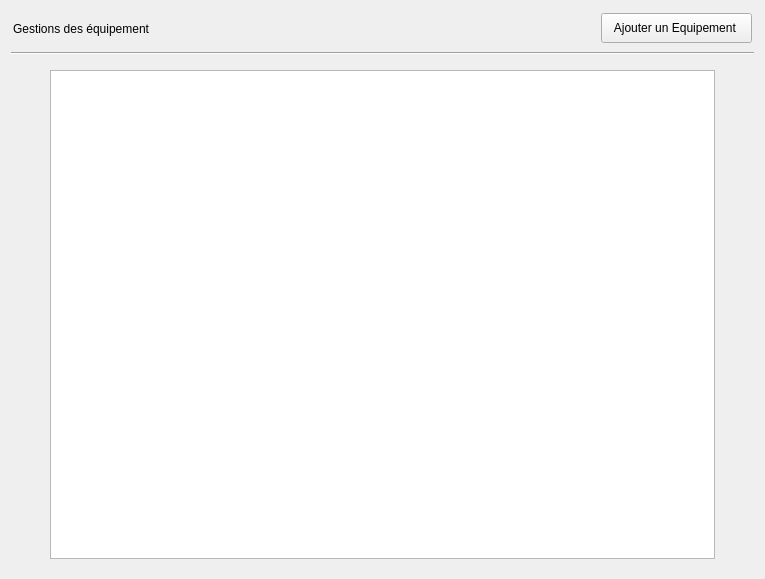
         <widget class="QWidget" name="page_equipement">
          <layout class="QVBoxLayout" name="verticalLayout_5">
           <item>
            <widget class="QWidget" name="zone_haut_fixe_btn_ajout_equipement" native="true">
             <property name="sizePolicy">
              <sizepolicy hsizetype="MinimumExpanding" vsizetype="Fixed">
               <horstretch>0</horstretch>
               <verstretch>0</verstretch>
              </sizepolicy>
             </property>
             <property name="minimumSize">
              <size>
               <width>0</width>
               <height>35</height>
              </size>
             </property>
             <layout class="QHBoxLayout" name="horizontalLayout_5">
              <property name="spacing">
               <number>2</number>
              </property>
              <property name="leftMargin">
               <number>2</number>
              </property>
              <property name="topMargin">
               <number>2</number>
              </property>
              <property name="rightMargin">
               <number>2</number>
              </property>
              <property name="bottomMargin">
               <number>2</number>
              </property>
              <item alignment="Qt::AlignmentFlag::AlignLeft">
               <widget class="QLabel" name="label_titre_page_equipement">
                <property name="sizePolicy">
                 <sizepolicy hsizetype="Fixed" vsizetype="Preferred">
                  <horstretch>0</horstretch>
                  <verstretch>0</verstretch>
                 </sizepolicy>
                </property>
                <property name="text">
                 <string>Gestions des équipement </string>
                </property>
               </widget>
              </item>
              <item alignment="Qt::AlignmentFlag::AlignRight">
               <widget class="QPushButton" name="btn_ajouter_equipement">
                <property name="sizePolicy">
                 <sizepolicy hsizetype="Fixed" vsizetype="Fixed">
                  <horstretch>0</horstretch>
                  <verstretch>0</verstretch>
                 </sizepolicy>
                </property>
                <property name="minimumSize">
                 <size>
                  <width>151</width>
                  <height>30</height>
                 </size>
                </property>
                <property name="cursor">
                 <cursorShape>PointingHandCursor</cursorShape>
                </property>
                <property name="text">
                 <string>Ajouter un Equipement </string>
                </property>
                <property name="icon">
                 <iconset resource="icones.qrc">
                  <normaloff>:/icon_blanc/plus-circle.svg</normaloff>:/icon_blanc/plus-circle.svg</iconset>
                </property>
               </widget>
              </item>
             </layout>
            </widget>
           </item>
           <item>
            <widget class="Line" name="line_7">
             <property name="orientation">
              <enum>Qt::Orientation::Horizontal</enum>
             </property>
            </widget>
           </item>
           <item>
            <widget class="QWidget" name="widget_12" native="true">
             <layout class="QHBoxLayout" name="horizontalLayout_11">
              <item>
               <spacer name="horizontalSpacer">
                <property name="orientation">
                 <enum>Qt::Orientation::Horizontal</enum>
                </property>
                <property name="sizeType">
                 <enum>QSizePolicy::Policy::Preferred</enum>
                </property>
                <property name="sizeHint" stdset="0">
                 <size>
                  <width>30</width>
                  <height>20</height>
                 </size>
                </property>
               </spacer>
              </item>
              <item>
               <widget class="QTableWidget" name="tableWidget_equipement">
                <property name="minimumSize">
                 <size>
                  <width>665</width>
                  <height>489</height>
                 </size>
                </property>
                <property name="selectionBehavior">
                 <enum>QAbstractItemView::SelectionBehavior::SelectRows</enum>
                </property>
                <property name="showGrid">
                 <bool>false</bool>
                </property>
                <attribute name="horizontalHeaderCascadingSectionResizes">
                 <bool>true</bool>
                </attribute>
                <attribute name="horizontalHeaderShowSortIndicator" stdset="0">
                 <bool>false</bool>
                </attribute>
                <attribute name="horizontalHeaderStretchLastSection">
                 <bool>true</bool>
                </attribute>
                <attribute name="verticalHeaderVisible">
                 <bool>false</bool>
                </attribute>
                <attribute name="verticalHeaderShowSortIndicator" stdset="0">
                 <bool>false</bool>
                </attribute>
               </widget>
              </item>
              <item>
               <spacer name="horizontalSpacer_2">
                <property name="orientation">
                 <enum>Qt::Orientation::Horizontal</enum>
                </property>
                <property name="sizeType">
                 <enum>QSizePolicy::Policy::Preferred</enum>
                </property>
                <property name="sizeHint" stdset="0">
                 <size>
                  <width>30</width>
                  <height>20</height>
                 </size>
                </property>
               </spacer>
              </item>
             </layout>
            </widget>
           </item>
          </layout>
         </widget>
